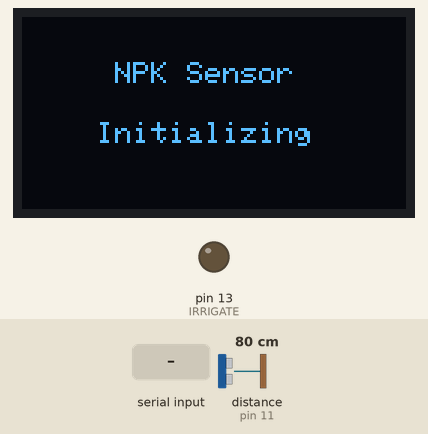
Bench run of a sketch on a simulated Arduino Uno, built with avr-gcc and run on an emulated ATmega328P. Parts: 128×64 one-colour display, output pins drawn as LEDs (lit = HIGH). Wiring (inferred from the names in the program): ultrasonic range finder: trigger pin 12; echo pin 11. Inputs (shaded band) come from the test bench; at power-on: distance to the obstacle (sensor on pin 11) 80 cm. The echo pulse lasts 58.3 µs per cm; the modem accepts every AT command (registered, SIM ready, sends succeed) and sends nothing else; pins used as bus, display or sensor lines are not drawn; what the sketch prints to the serial monitor is not drawn.

Above: at 0.6 s.
At 6.1 s:
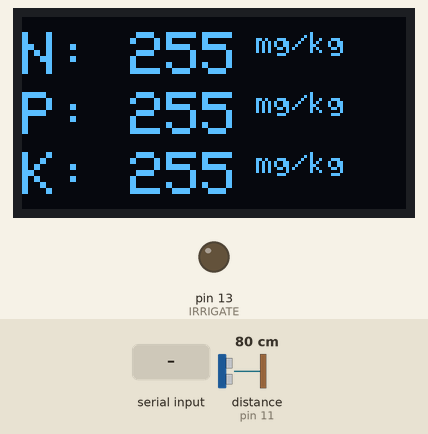
6.2 s: "08:00\n" received over the second serial link
Timing chart, 0 to 9.2 s (numbered marks = the images above; inputs shaded):
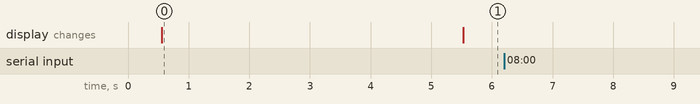

Measured:
- after the input at 6.2 s, every drawn part: stays the same
- what the display in image 0 shows lasts 4.9 s, from 0.6 s to 5.5 s

The sketch:

soil_sensor_et_gage.ino
```cpp
/*
 * Soil NPK Sensor with Arduino for measuring Nitrogen, Phosphorus, and Potassium
 * Water Level Sensor for calculation of Evapotranspiration
 * Pump controls for Irrigation, Fertigation, Fertilizer application on soil and crops
 */
#include <SoftwareSerial.h>
#include <Wire.h>
#include <Adafruit_GFX.h>
#include <Adafruit_SSD1306.h>
#include <TimeLib.h>

// For the i2c supported Oled display module which is 128x64
#define SCREEN_WIDTH 128    // OLED display width, in pixels
#define SCREEN_HEIGHT 64    // OLED display height, in pixels
#define OLED_RESET -1       // Reset pin # (or -1 if sharing Arduino reset pin)
Adafruit_SSD1306 display(SCREEN_WIDTH, SCREEN_HEIGHT, &Wire, OLED_RESET);

#define RE 6
#define DE 5
#define FERTILIZE 11
#define FERTIGATE 12
#define IRRIGATE 13
// The following are the Inquiry frames which are send to the NPK sensor
//for reading the Nitrogen, Phosphorus, and Potassium values
// We defined three arrays with names nitro_inquiry_frame, phos_inquiry_frame, and pota_inquiry_frame
// Each inquiry frame have 8 values
const byte nitro_inquiry_frame[] = {0x01,0x03, 0x00, 0x1e, 0x00, 0x01, 0xe4, 0x0c};
const byte phos_inquiry_frame[] = {0x01,0x03, 0x00, 0x1f, 0x00, 0x01, 0xb5, 0xcc};
const byte pota_inquiry_frame[] = {0x01,0x03, 0x00, 0x20, 0x00, 0x01, 0x85, 0xc0};

byte values[11];
SoftwareSerial modbus(2,3);
SoftwareSerial mySerial(7, 8); //SIM900 Tx & Rx is connected to Arduino #7 & #8
SoftwareSerial wifiSerial(9,10);      // RX, TX for ESP8266
String tme, tme2, date;
char c;
boolean sent;

long t = 0;
float h = 0;
float hw = 0;

int trig = 12;
int echo = 11;

bool DEBUG = true;   //show more logs
int responseTime = 10; //communication timeout
void setup() {
  Serial.begin(9600);
  modbus.begin(9600);
  pinMode (FERTILIZE, OUTPUT);
  pinMode (FERTIGATE, OUTPUT);
   pinMode (IRRIGATE, OUTPUT);
  pinMode(RE, OUTPUT);
  pinMode(DE, OUTPUT);
  pinMode(trig, OUTPUT);
  pinMode(echo, INPUT);
  display.begin(SSD1306_SWITCHCAPVCC, 0x3C); //initialize with the I2C addr 0x3C (128x64)
  delay(500);
  display.clearDisplay();
  display.setCursor(25, 15);
  display.setTextSize(1);
  display.setTextColor(WHITE);
  display.println(" NPK Sensor");
  display.setCursor(25, 35);
  display.setTextSize(1);
  display.print("Initializing");
  display.display();
  delay(2000);
  mySerial.begin(9600);
  Serial.begin(9600);
  while (!Serial) {
    ; // wait for serial port to connect.
  }
  wifiSerial.begin(9600);
  while (!wifiSerial) {
    ; // wait for serial port to connect.
  }
  sendToWifi("AT+CWMODE=2",responseTime,DEBUG); // configure as access point
  sendToWifi("AT+CIFSR",responseTime,DEBUG); // get ip address
  sendToWifi("AT+CIPMUX=1",responseTime,DEBUG); // configure for multiple connections
  sendToWifi("AT+CIPSERVER=1,80",responseTime,DEBUG); // turn on server on port 80

  sendToUno("Wifi connection is running!",responseTime,DEBUG);

}

void loop() {

if(Serial.available()>0){
     String message = readSerialMessage();
    if(find(message,"debugEsp8266:")){
      String result = sendToWifi(message.substring(13,message.length()),responseTime,DEBUG);
      if(find(result,"OK"))
        sendData("\nOK");
      else
        sendData("\nEr");
    }
}
 if(wifiSerial.available()>0){

    String message = readWifiSerialMessage();

    if(find(message,"esp8266:")){
       String result = sendToWifi(message.substring(8,message.length()),responseTime,DEBUG);
      if(find(result,"OK"))
        sendData("\n"+result);
      else
        sendData("\nErrRead");               //At command ERROR CODE for Failed Executing statement
    }

      else if(find(message,"Irrigate")){
      digitalWrite(11,HIGH);
      delay(5600);
    }
    else if(find(message,"Firtigate")){
      digitalWrite(12,HIGH);
      delay(6000);
    }
    else if(find(message,"Firtilize")){
      digitalWrite(13,HIGH);
      delay(6000);
    }
    else{
      sendData("\nErrRead");                 //Command ERROR CODE for UNABLE TO READ
    }
  }
  delay(responseTime);
  // we will need three variables of the type byte to store the values of
  // Nitrogen, phosphorus, and Potassium.
  byte nitrogen_val,phosphorus_val,potassium_val;

  nitrogen_val = nitrogen();
  delay(250);
  phosphorus_val = phosphorous();
  delay(250);
  potassium_val = potassium();
  delay(250);

  // The following code is used to send the data to the serial monitor

  Serial.print("Nitrogen_Val: ");
  Serial.print(nitrogen_val);
  Serial.println(" mg/kg");
  Serial.print("Phosphorous_Val: ");
  Serial.print(phosphorus_val);
  Serial.println(" mg/kg");
  Serial.print("Potassium_Val: ");
  Serial.print(potassium_val);
  Serial.println(" mg/kg");
  delay(2000);

 // The following code is used to display the data on the Oled display for the NPK
  display.clearDisplay();
  display.setTextSize(2);
  display.setCursor(0, 5);
  display.print("N: ");
  display.print(nitrogen_val);
  display.setTextSize(1);
  display.print(" mg/kg");

  display.setTextSize(2);
  display.setCursor(0, 25);
  display.print("P: ");
  display.print(phosphorus_val);
  display.setTextSize(1);
  display.print(" mg/kg");

  display.setTextSize(2);
  display.setCursor(0, 45);
  display.print("K: ");
  display.print(potassium_val);
  display.setTextSize(1);
  display.print(" mg/kg");

  display.display();
    // Transmitting pulse
digitalWrite(trig, LOW);
delayMicroseconds(2);
digitalWrite(trig, HIGH);
delayMicroseconds(10);
digitalWrite(trig, LOW);
delayMicroseconds(2);

//For the water level reading
// Waiting for pulse
t = pulseIn(echo, HIGH);

// Calculating distance

h = (t*0.34/2);
hw = 435 - h;

Serial.print(h);
Serial.print(hw);
updateSerial();
checkTime();
}
//For the NPK data
byte nitrogen(){
  digitalWrite(DE,HIGH);
  digitalWrite(RE,HIGH);
  delay(10);
  if(modbus.write(nitro_inquiry_frame,sizeof(nitro_inquiry_frame))==8){
    digitalWrite(DE,LOW);
    digitalWrite(RE,LOW);
    // When we send the inquiry frame to the NPK sensor, then it replies with the response frame
    // now we will read the response frame, and store the values in the values[] arrary, we will be using a for loop.
    for(byte i=0;i<7;i++){
    //Serial.print(modbus.read(),HEX);
    values[i] = modbus.read();
   // Serial.print(values[i],HEX);
    }
    Serial.println();
  }
  return values[4]; // returns the Nigtrogen value only, which is stored at location 4 in the array
}

byte phosphorous(){
  digitalWrite(DE,HIGH);
  digitalWrite(RE,HIGH);
  delay(10);
  if(modbus.write(phos_inquiry_frame,sizeof(phos_inquiry_frame))==8){
    digitalWrite(DE,LOW);
    digitalWrite(RE,LOW);
    for(byte i=0;i<7;i++){
    //Serial.print(modbus.read(),HEX);
    values[i] = modbus.read();
   // Serial.print(values[i],HEX);
    }
    Serial.println();
  }
  return values[4];
}

byte potassium(){
  digitalWrite(DE,HIGH);
  digitalWrite(RE,HIGH);
  delay(10);
  if(modbus.write(pota_inquiry_frame,sizeof(pota_inquiry_frame))==8){
    digitalWrite(DE,LOW);
    digitalWrite(RE,LOW);
    for(byte i=0;i<7;i++){
    //Serial.print(modbus.read(),HEX);
    values[i] = modbus.read();
    //Serial.print(values[i],HEX);
    }
    Serial.println();
  }
  return values[4];
}

//WIFI Signal and Data sending to operate pump
void sendData(String str){
  String len="";
  len+=str.length();
  sendToWifi("AT+CIPSEND=0,"+len,responseTime,DEBUG);
  delay(100);
  sendToWifi(str,responseTime,DEBUG);
  delay(100);
  sendToWifi("AT+CIPCLOSE=5",responseTime,DEBUG);
}
boolean find(String string, String value){
  if(string.indexOf(value)>=0)
    return true;
  return false;
}
String  readSerialMessage(){
  char value[100];
  int index_count =0;
  while(Serial.available()>0){
    value[index_count]=Serial.read();
    index_count++;
    value[index_count] = '\0'; // Null terminate the string
  }
  String str(value);
  str.trim();
  return str;
}
String  readWifiSerialMessage(){
  char value[100];
  int index_count =0;
  while(wifiSerial.available()>0){
    value[index_count]=wifiSerial.read();
    index_count++;
    value[index_count] = '\0'; // Null terminate the string
  }
  String str(value);
  str.trim();
  return str;
}
String sendToWifi(String command, const int timeout, boolean debug){
  String response = "";
  wifiSerial.println(command); // send the read character to the esp8266
  long int time = millis();
  while( (time+timeout) > millis())
  {
    while(wifiSerial.available())
    {
    // The esp has data so display its output to the serial window
    char c = wifiSerial.read(); // read the next character.
    response+=c;
    }
  }
  if(debug)
  {
    Serial.println(response);
  }
  return response;
}
String sendToUno(String command, const int timeout, boolean debug){
  String response = "";
  Serial.println(command); // send the read character to the esp8266
  long int time = millis();
  while( (time+timeout) > millis())
  {
    while(Serial.available())
    {
      // The esp has data so display its output to the serial window
      char c = Serial.read(); // read the next character.
      response+=c;
    }
  }
  if(debug)
  {
    Serial.println(response);
  }
  return response;
}

void updateSerial() {
delay(1000);
while (Serial.available())
{
mySerial.write(Serial.read()); //Forward what Serial received to Software Serial Port

}
while(mySerial.available())
{
char c = mySerial.read();
Serial.write(c);//Forward what Software Serial received to Serial Port
if (c == "\n"){
break;
}
else{
tme += c;
}
}
}
// If you want to send the Water level data on your phone number
void checkTime(){
delay(1000);
Serial.println("Initializing...");
delay(1000);

mySerial.println("AT");
updateSerial();

mySerial.println("AT+CCLK?");
updateSerial();
Serial.println("Result");
Serial.println(tme);
Serial.println("EndResult");
tme2 = tme.substring(39, 44);
date = tme.substring(30, 38);

Serial.println("Result2");
Serial.println(tme2);
Serial.println(date);
Serial.println("EndResult2");

if (tme2 == "08:00")
{
if (sent == false)
{
mySerial.println("AT+CMGF=1"); // Configuring TEXT mode
updateSerial();
mySerial.println("AT+CMGS=\"+639478288707\"");
//change ZZ with country code and xxxxxxxxxxx with phone number to sms
updateSerial();
String hw2 = String(hw);
String message = "ET GAGE NO. 2 \nWATER LEVEL: " + hw2 + " mm \nDate: " +
date + " Time: " + "8:00 AM";
mySerial.print(message);
updateSerial();
mySerial.write(26);
sent = true;
}
}
else if (tme2 == "08:01")
{
sent = false;
}
if (tme2 == "14:00")
{
if (sent == false)
{

mySerial.println("AT+CMGF=1");
// Configuring TEXT mode
updateSerial();
mySerial.println("AT+CMGS=\"+639478288707\"");
//change ZZ with country code and xxxxxxxxxxx with phone number to sms
updateSerial();
String hw2 = String(hw);


String message = "ET GAGE NO. 2 \nWATER LEVEL: " + hw2 + " mm \nDate: " +
date + " Time: " + "2:00 PM" ;
mySerial.print(message);
updateSerial();
mySerial.write(26);
sent = true;
}
}
else if (tme2 == "14:01")
{
sent = false;
}
tme = "";

}
```
